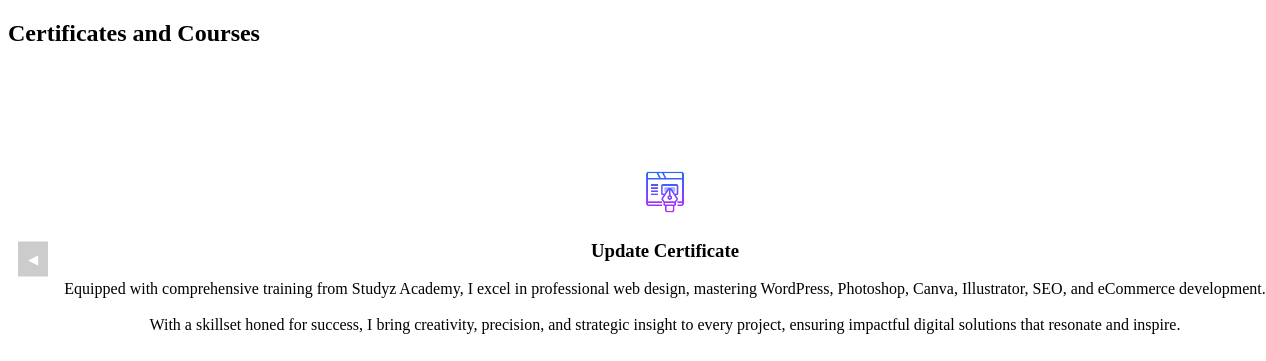
The page /course.php on the database its author committed.
### tables this page shows
CREATE TABLE `certificate` (
  `id` int(11) NOT NULL,
  `icon` varchar(255) NOT NULL,
  `title` varchar(255) NOT NULL,
  `description1` varchar(255) NOT NULL,
  `description2` varchar(255) NOT NULL
);

### course.php (the view, shortened to what this page needs)
<?php include "include/config.php" ?>
<!DOCTYPE html>
<html lang="en">
<head>
    <link rel="stylesheet" href="course.css">
</head>
<body>
    <section id="courses">
        <div class="courses-container">
            <h2 class="heading">Certificates and <span>Courses</span></h2>
            <div class="courses">
                <?php
                $certificate = "SELECT * FROM `certificate`";
                $certificate_result = mysqli_query($con, $certificate);
                if ($certificate_result->num_rows > 0) {
                    while ($row = $certificate_result->fetch_assoc()) {
                ?>
                        <div class="carousel-item <?php if ($row['id'] == 1) {
                                                        echo "active";
                                                    } ?>">
                            <div class="courses-box">
                                <div class="carousel-img">
                                    <img src="Images/course/<?php echo $row['icon'] ?>" alt="" width="50px">
                                </div>
                                <div class="carousel-caption">
                                    <h3><?php echo $row['title'] ?></h3>
                                    <p><?php echo $row['description1'] ?><br><br><?php echo $row['description2'] ?></p>
                                </div>
                            </div>
                        </div>
                <?php
                    }
                }
                ?>
                <button class="carousel-control-prev" type="button">
                    <span class="carousel-control-prev-icon" aria-hidden="true">&#9664;</span>
                </button>
            </div>
        </div>
    </section>
</body>
</html>

### course.css (style rules this page uses)
.courses { position: relative; overflow: hidden; width: 100%; padding: 5rem 2rem; text-align: center; gap: 5rem; }
.carousel-item { min-width: 100%; box-sizing: border-box; padding: 20px; }
@media (min-width : 580px) { .carousel-item { display: none; } }
.carousel-item.active { display: block; }
.carousel-control-prev, .carousel-control-next { position: absolute; top: 50%; transform: translateY(-50%); background-color: rgba(0, 0, 0, .2); border: none; color: #fff; padding: 10px; cursor: pointer; }
.carousel-control-prev { left: 10px; }

### rows shown on the page
certificate: icon (picture), title "Update Certificate", description1 "Equipped with comprehensive training from Studyz Academy, I excel in professional web design, mastering WordPress, Photoshop, Canva, Illustrator, SEO, and eCommerce development.", description2 "With a skillset honed for success, I bring creativity, precision, and strategic insight to every project, ensuring impactful digital solutions that resonate and inspire."
